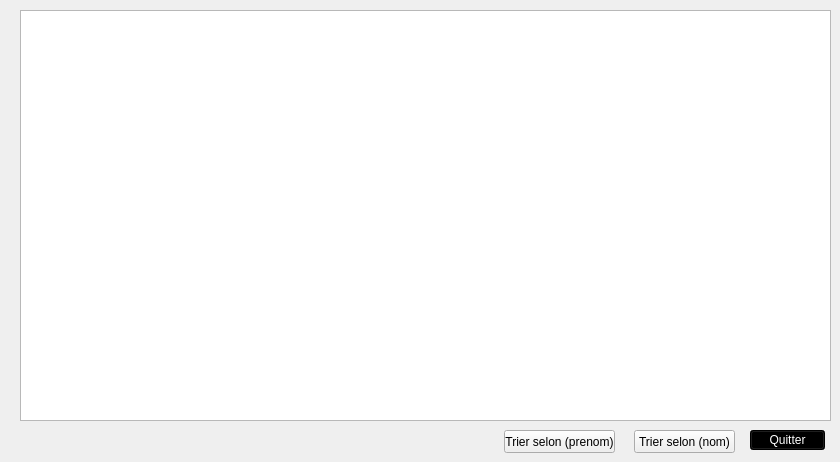
     <widget class="QWidget" name="tab_36">
      <property name="styleSheet">
       <string notr="true"/>
      </property>
      <attribute name="title">
       <string>Afficher les clients</string>
      </attribute>
      <widget class="QTableView" name="tableView_affiche_client">
       <property name="geometry">
        <rect>
         <x>20</x>
         <y>10</y>
         <width>811</width>
         <height>411</height>
        </rect>
       </property>
       <property name="styleSheet">
        <string notr="true"/>
       </property>
      </widget>
      <widget class="QPushButton" name="pushButton_17">
       <property name="geometry">
        <rect>
         <x>750</x>
         <y>430</y>
         <width>75</width>
         <height>20</height>
        </rect>
       </property>
       <property name="styleSheet">
        <string notr="true">background-color: rgb(0, 0, 0);
font: 75 8pt &quot;MS Shell Dlg 2&quot;;
color: rgb(255, 255, 255);</string>
       </property>
       <property name="text">
        <string>Quitter</string>
       </property>
      </widget>
      <widget class="QPushButton" name="pushButtontrinom">
       <property name="geometry">
        <rect>
         <x>634</x>
         <y>430</y>
         <width>101</width>
         <height>23</height>
        </rect>
       </property>
       <property name="styleSheet">
        <string notr="true">font: 8pt &quot;MS Shell Dlg 2&quot;;</string>
       </property>
       <property name="text">
        <string>Trier selon (nom)</string>
       </property>
      </widget>
      <widget class="QPushButton" name="pushButton_9">
       <property name="geometry">
        <rect>
         <x>504</x>
         <y>430</y>
         <width>111</width>
         <height>23</height>
        </rect>
       </property>
       <property name="styleSheet">
        <string notr="true"/>
       </property>
       <property name="text">
        <string>Trier selon (prenom)</string>
       </property>
      </widget>
     </widget>
